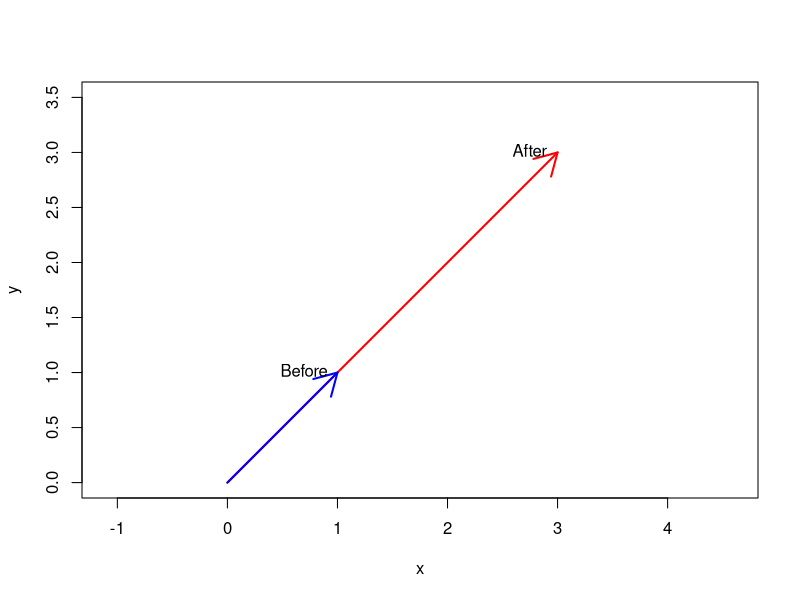
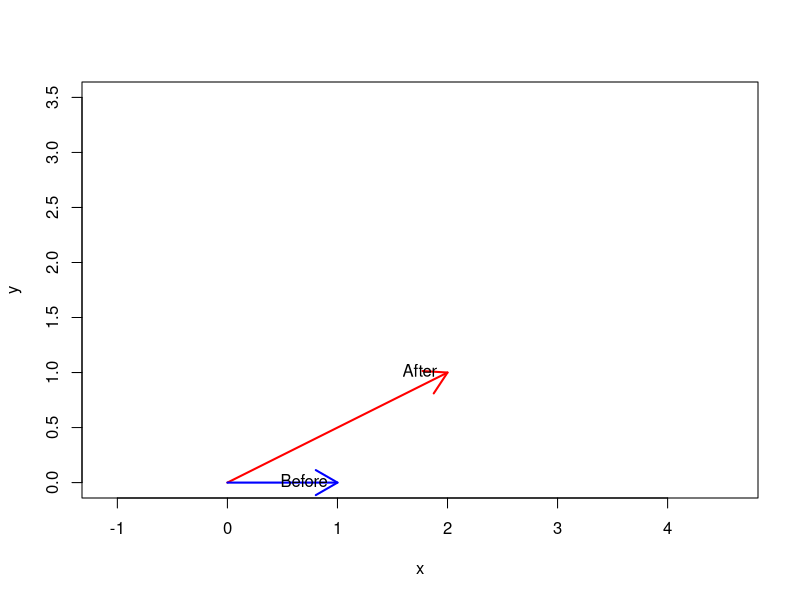
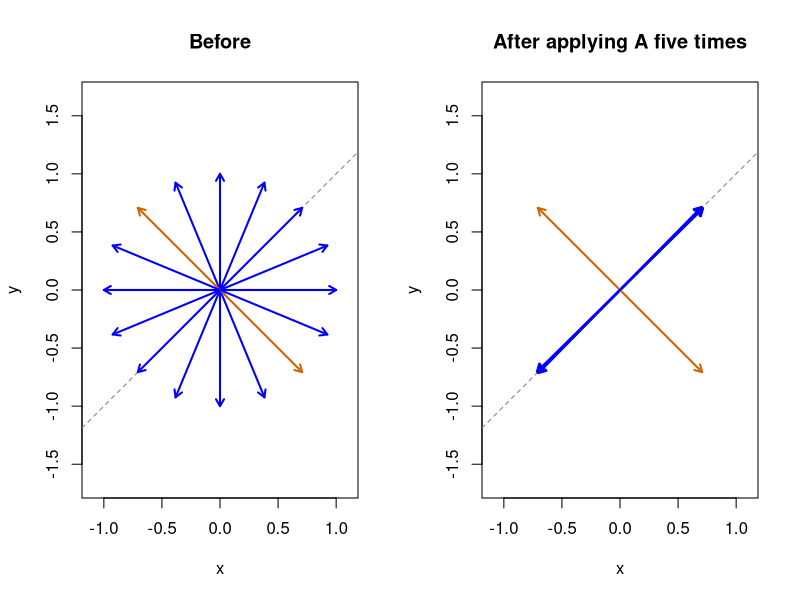
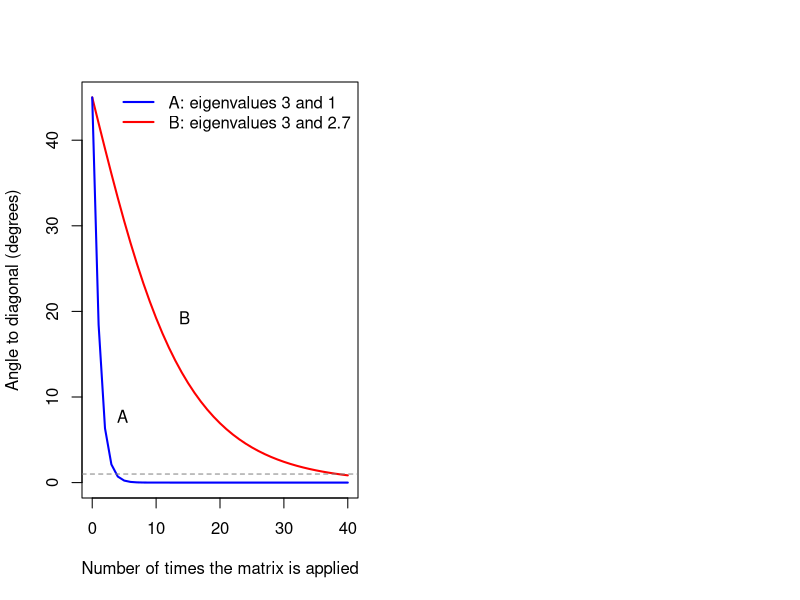

Recreate these plots in R, in order.
## ---- chunk 1
A <- matrix(c(2, 1, 1, 2), nrow = 2)
v <- c(1, 1)
A %*% v
## ---- chunk 2
#| fig-cap: "The blue arrow is the original vector. The red arrow extends three times as far along the same line."

plot(0, 0, type = "n", xlim = c(0, 3.5), ylim = c(0, 3.5),
     xlab = "x", ylab = "y", asp = 1)
arrows(0, 0, 3, 3, col = "red", lwd = 2)
arrows(0, 0, 1, 1, col = "blue", lwd = 2)
text(1, 1, "Before", pos = 2)
text(3, 3, "After", pos = 2)
## ---- chunk 3
w <- c(1, 0)
A %*% w
## ---- chunk 4
#| fig-cap: "The blue arrow (1, 0) is the original vector. The red arrow (2, 1) points in a new direction, so (1, 0) is not an eigenvector."

plot(0, 0, type = "n", xlim = c(0, 3.5), ylim = c(0, 3.5),
     xlab = "x", ylab = "y", asp = 1)
arrows(0, 0, 2, 1, col = "red", lwd = 2)
arrows(0, 0, 1, 0, col = "blue", lwd = 2)
text(1, 0, "Before", pos = 2)
text(2, 1, "After", pos = 2)
## ---- chunk 5
# Angle, in degrees, between an arrow and the diagonal line through (1, 1)
angle_to_diagonal <- function(v) {
  # size of the part along (1, 1)
  along  <- abs(v[1] + v[2]) / sqrt(2)
  # size of the part along (1, -1)
  across <- abs(v[1] - v[2]) / sqrt(2)  
  atan2(across, along) * 180 / pi
}

v <- c(1, 0)
trajectory <- data.frame()
for (step in 0:6) {
  trajectory <- rbind(trajectory,
                      data.frame(step = step, x = v[1], y = v[2],
                                 angle = angle_to_diagonal(v)))
  v <- as.vector(A %*% v)
}
knitr::kable(trajectory, digits = 2,
             col.names = c("Step", "x", "y", "Angle to diagonal (degrees)"))
## ---- chunk 6
#| fig-cap: "Left: sixteen arrows before applying A. Right: the same arrows after applying A five times, rescaled to length one. The blue arrows all end up on the dashed diagonal line. The two orange arrows start on the line through (1, -1) and stay there."
#| fig-width: 8
#| fig-height: 4.3

directions <- seq(0, 337.5, by = 22.5) * pi / 180
# one arrow per column
before <- rbind(cos(directions), sin(directions))

after <- before
for (step in 1:5) after <- A %*% after
# rescale to length one
after <- sweep(after, 2, sqrt(colSums(after^2)), "/")  

# the two arrows that start exactly along the other eigenvector, (1, -1)
on_other_line <- abs(before[1, ] + before[2, ]) < 1e-8
arrow_col <- ifelse(on_other_line, "#CD6600", "blue")

par(mfrow = c(1, 2))
panels <- list(before, after)
titles <- c("Before", "After applying A five times")
for (i in 1:2) {
  plot(0, 0, type = "n", xlim = c(-1.1, 1.1), ylim = c(-1.1, 1.1),
       xlab = "x", ylab = "y", asp = 1, main = titles[i])
  abline(0, 1, lty = 2, col = "gray50")
  arrows(0, 0, panels[[i]][1, ], panels[[i]][2, ],
         col = arrow_col, lwd = 2, length = 0.08)
}
## ---- chunk 7
B <- matrix(c(2.85, 0.15, 0.15, 2.85), nrow = 2)
eigen(A)$values
eigen(B)$values
## ---- chunk 8
track_angle <- function(M, v, n_steps) {
  angles <- numeric(n_steps + 1)
  for (k in 0:n_steps) {
    angles[k + 1] <- angle_to_diagonal(v)
    v <- as.vector(M %*% v)
  }
  angles
}

steps <- 0:40
angle_A <- track_angle(A, c(1, 0), 40)
angle_B <- track_angle(B, c(1, 0), 40)

# First step at which the arrow is within one degree of the diagonal
c(A = min(steps[angle_A < 1]), B = min(steps[angle_B < 1]))
## ---- chunk 9
#| fig-cap: "How far the arrow is from the diagonal after each step, starting from (1, 0). The dashed line marks one degree. A gets there after 4 steps, while B needs 39."

plot(steps, angle_B, type = "l", col = "red", lwd = 2, ylim = c(0, 45),
     xlab = "Number of times the matrix is applied",
     ylab = "Angle to diagonal (degrees)")
lines(steps, angle_A, col = "blue", lwd = 2)
abline(h = 1, lty = 2, col = "gray50")
text(2.3, 7.5, "A", pos = 4)
text(12, 19, "B", pos = 4)
legend("topright", legend = c("A: eigenvalues 3 and 1", "B: eigenvalues 3 and 2.7"),
       col = c("blue", "red"), lwd = 2, bty = "n")
